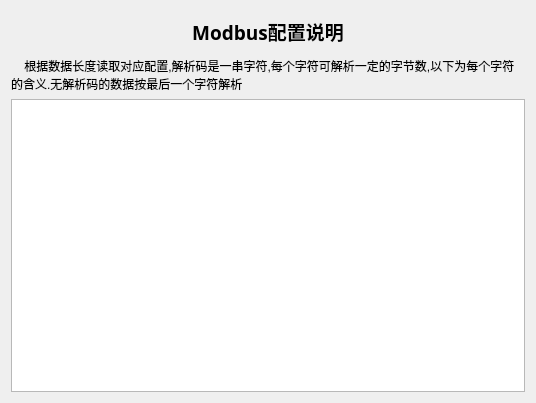
<?xml version="1.0" encoding="UTF-8"?>
<ui version="4.0">
 <class>DlgModbus</class>
 <widget class="QDialog" name="DlgModbus">
  <property name="geometry">
   <rect>
    <x>0</x>
    <y>0</y>
    <width>536</width>
    <height>403</height>
   </rect>
  </property>
  <property name="windowTitle">
   <string>Modbus配置说明</string>
  </property>
  <layout class="QVBoxLayout" name="verticalLayout">
   <item>
    <widget class="QLabel" name="label">
     <property name="minimumSize">
      <size>
       <width>0</width>
       <height>40</height>
      </size>
     </property>
     <property name="maximumSize">
      <size>
       <width>16777215</width>
       <height>40</height>
      </size>
     </property>
     <property name="font">
      <font>
       <family>新宋体</family>
       <pointsize>14</pointsize>
       <weight>75</weight>
       <bold>true</bold>
      </font>
     </property>
     <property name="text">
      <string>Modbus配置说明</string>
     </property>
     <property name="alignment">
      <set>Qt::AlignCenter</set>
     </property>
    </widget>
   </item>
   <item>
    <widget class="QLabel" name="label_2">
     <property name="text">
      <string>    根据数据长度读取对应配置,解析码是一串字符,每个字符可解析一定的字节数,以下为每个字符的含义.无解析码的数据按最后一个字符解析</string>
     </property>
     <property name="wordWrap">
      <bool>true</bool>
     </property>
    </widget>
   </item>
   <item>
    <widget class="QTableWidget" name="tableInfo"/>
   </item>
  </layout>
 </widget>
 <resources/>
 <connections/>
</ui>
